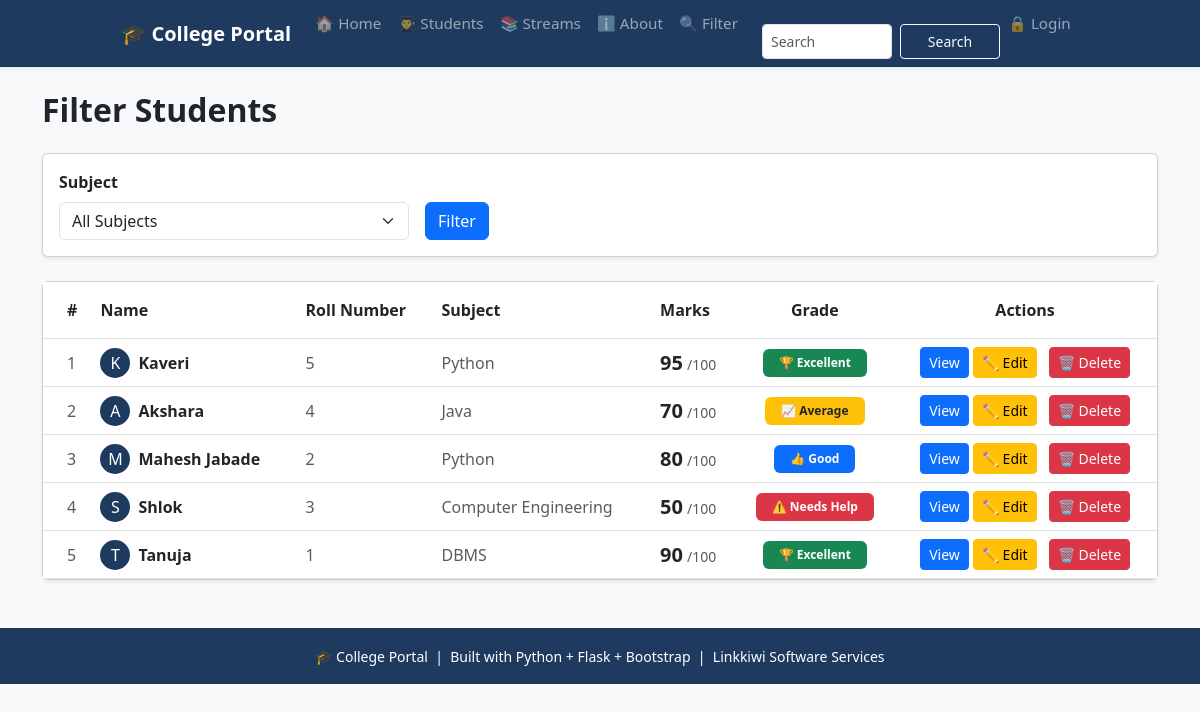
/filter, run on an earlier commit of the app's database.
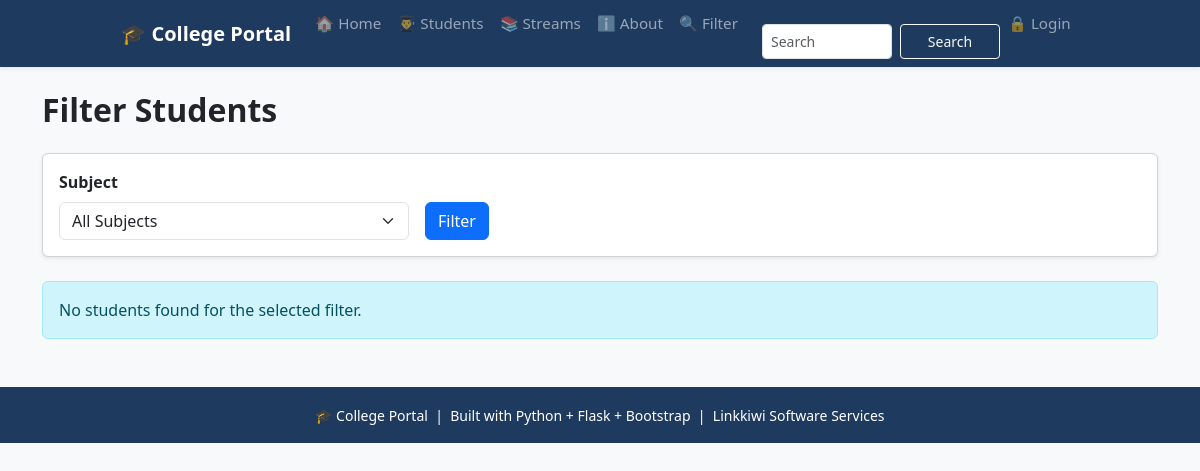
And on a later commit of the database.
### tables this page shows
CREATE TABLE students (
                    id INTEGER PRIMARY KEY AUTOINCREMENT,
                    name TEXT NOT NULL,
                    roll INTEGER NOT NULL,
                    marks INTEGER NOT NULL,
                    subject TEXT NOT NULL,
                    attendance INTEGER DEFAULT 0
                 );

### app.py (the view)
@app.route('/filter')
def filter_students():
    subject = request.args.get('subject', '')
    grade = request.args.get('grade', '')
    conn = get_db()
    subjects = conn.execute('''SELECT DISTINCT subject FROM students
                            WHERE subject IS NOT NULL
                            AND subject != ""
                            ORDER BY subject ASC''').fetchall()
    query = 'SELECT * FROM students WHERE 1=1'
    params = []
    if subject:
        query += ' AND subject = ?'
        params.append(subject)
    if grade =='excellent':
        query += ' AND marks >= 90'
    elif grade == 'good':
        query += ' AND marks >= 75 AND marks < 90'
    elif grade == 'average':
        query += ' AND marks >= 60 AND marks < 75'
    elif grade == 'poor':
        query += ' AND marks < 45'
    query += ' ORDER BY id DESC'
    students = conn.execute(query, params).fetchall()
    conn.close()
    return render_template('filter.html', students=students, subjects=subjects, selected_subject=subject, selected_grade=grade)

### database.py (called while the page is built)
def get_db():
   conn = sqlite3.connect('myproject.db')
   conn.row_factory = sqlite3.Row  # To access columns by name
   return conn

### templates/filter.html (shortened to what the changed rows need)
{% extends 'base.html' %}
{% block content %}
<h2 class="fw-bold mb-4">Filter Students</h2>
<div class="card mb-4 shadow-sm">
    <div class="card-body">
    </div>
</div>
{% if students %}
<div class="card shadow-sm">
    <div class="card-body p-0">
        <div class="table-responsive">
            <table class="table table-hover mb-0">
                <thead style="background-color: #1e3a5f; color:white;">
                    <tr>
                        <th class="py-3 ps-4">#</th>
                        <th class="py-3">Name</th>
                        <th class="py-3">Roll Number</th>
                        <th class="py-3">Subject</th>
                        <th class="py-3">Marks</th>
                        <th class="py-3 text-center">Grade</th>
                        <th class="py-3 text-center">Actions</th>
                    </tr>
                </thead>
                <tbody>
                    {% for student in students %}
                    <tr class="align-middle">
                        <td class="ps-4 text-muted">
                            {{ loop.index }}
                        </td>
                        <td>
                            <div class="d-flex align-items-center">
                                <div class="rounded-circle d-flex justify-content-center align-items-center me-2"
                                     style="width:30px; height:30px; background-color:#1e3a5f; color:white;">
                                    {{ student['name'][0] }}
                                </div>
                                <span class="fw-bold">{{ student['name'] }}</span>
                            </div>
                        </td>
                        <td class="text-muted">{{ student['roll'] }}</td>
                        <td class="text-muted">{{ student['subject'] }}</td>
                        <td>
                            <span class="fw-bold fs-5">{{ student['marks'] }}</span>
                            <span class="text-muted small">/100</span>
                        </td>
                        <td class="text-center">
                            {% if student['marks'] >= 90 %}
                                <span class="badge bg-success px-3 py-2">
                                    🏆 Excellent
                                </span>
                            {% elif student['marks'] >= 75 %}
                                <span class="badge bg-primary px-3 py-2">
                                    👍 Good
                                </span>
                            {% elif student['marks'] >= 60 %}
                                <span class="badge bg-warning text-dark px-3 py-2">
                                    📈 Average
                                </span>
                            {% else %}
                                <span class="badge bg-danger px-3 py-2">
                                    ⚠️ Needs Help
                                </span>
                            {% endif %}
                        </td>
                        <td class="text-center">
                            <a href="{{ url_for('student_detail', id=student['id']) }}"
                           class="btn btn-sm btn-primary">
                            View
                        </a>
                            <a href="{{ url_for('edit_student', id=student['id']) }}"
                               class="btn btn-sm btn btn-sm btn-warning me-2">
                                ✏️ Edit
                            </a>
                            <a href="{{ url_for('delete_student', id=student['id']) }}"
                               class="btn btn btn-sm btn-danger"
                               onclick="return confirm('Are you sure you want to delete this student?');">
                                🗑️ Delete
                            </a>
                        </td>
                    </tr>
                    {% endfor %}
                </tbody>
            </table>
        </div>
    </div>
</div>
{% else %}
<div class="alert alert-info mt-4" role="alert">
    No students found for the selected filter.
</div>
{% endif %}
{% endblock %}

What changed in the data, as far as the page shows it:
removed students: name "K", name "Kaveri", roll "5", subject "Python", marks "95", shows "🏆 Excellent"
removed students: name "A", name "Akshara", roll "4", subject "Java", marks "70", shows "📈 Average"
removed students: name "M", name "Mahesh Jabade", roll "2", subject "Python", marks "80", shows "👍 Good"
removed students: name "S", name "Shlok", roll "3", subject "Computer Engineering", marks "50", shows "⚠️ Needs Help"
removed students: name "T", name "Tanuja", roll "1", subject "DBMS", marks "90", shows "🏆 Excellent"
Also different on the page:
text no longer shown: "# Name Roll Number Subject Marks Grade Actions"
text now shown: "No students found for the selected filter."
